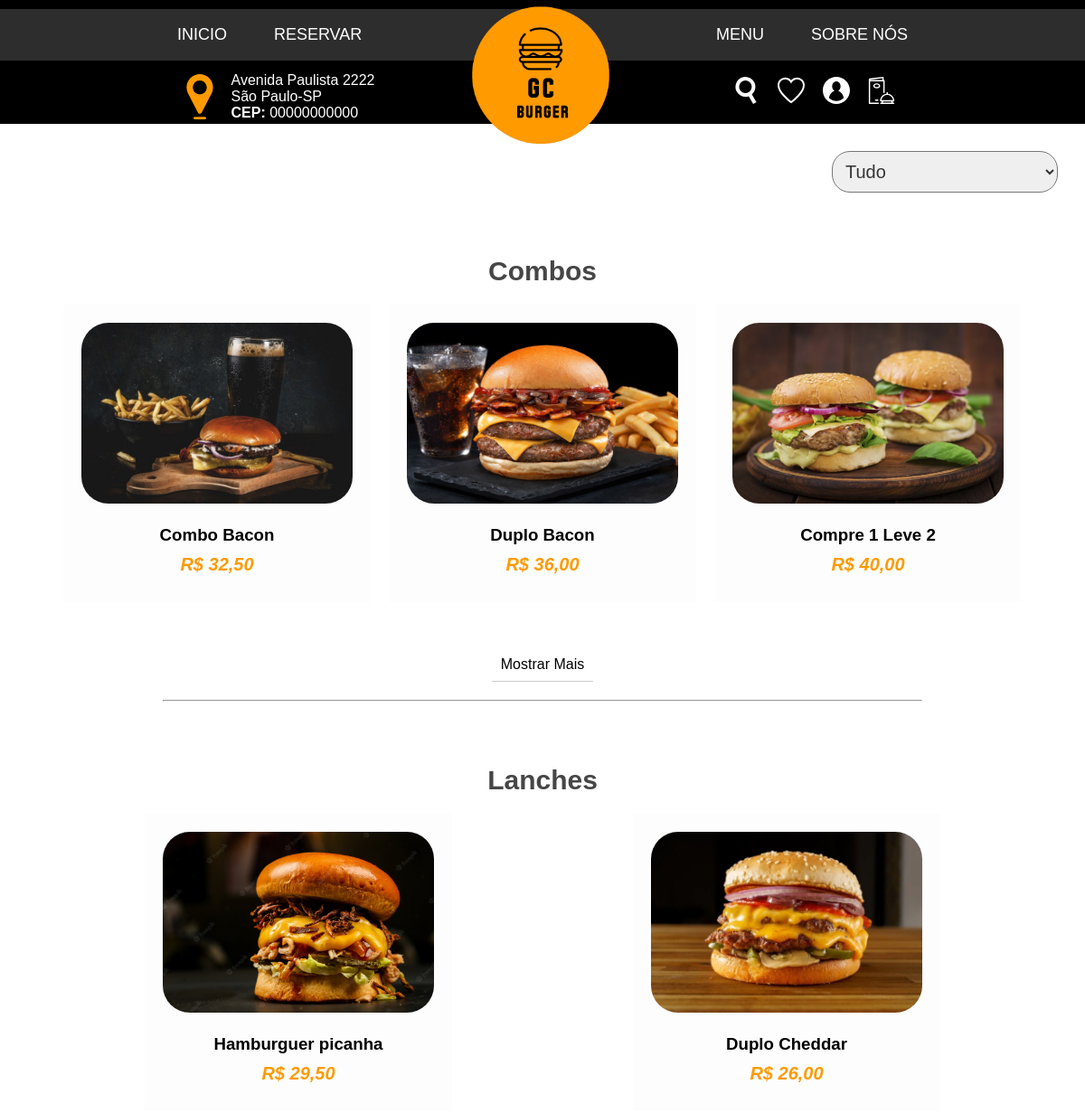
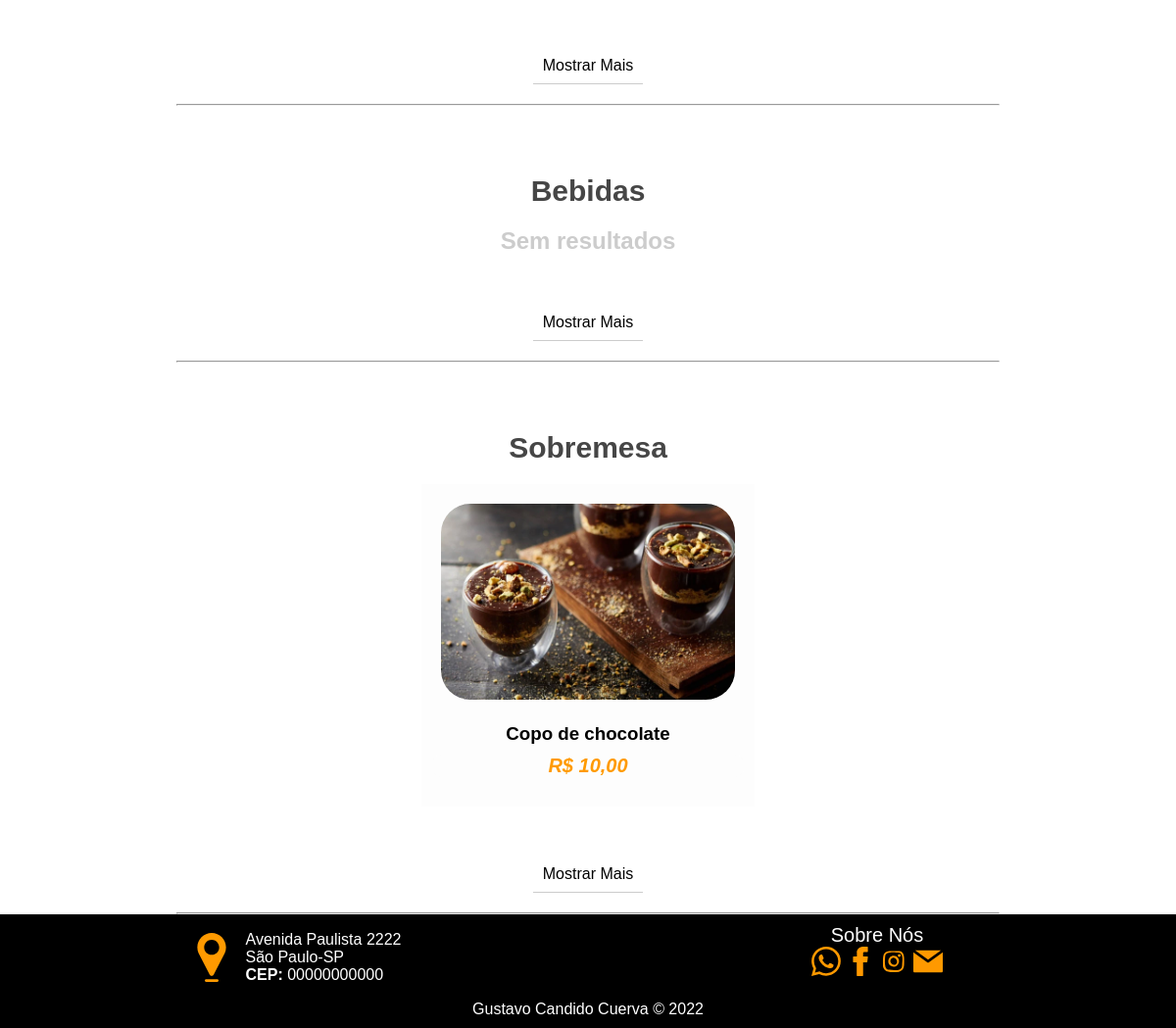
Page /menu.php on the committed database (2 pictures, top to bottom).
### tables this page shows
CREATE TABLE `categoria` (
  `id_categoria` int(11) NOT NULL,
  `categoria` varchar(100) NOT NULL,
  `nome_categoria` varchar(100) NOT NULL,
  `img` varchar(200) NOT NULL,
  `data_cadastro` date NOT NULL
);

CREATE TABLE `produtos` (
  `id` int(11) NOT NULL,
  `id_categoria` int(11) NOT NULL,
  `categoria` varchar(100) NOT NULL,
  `nome` varchar(100) NOT NULL,
  `nome_produto` varchar(100) NOT NULL,
  `descricao` text NOT NULL,
  `imagem` varchar(200) NOT NULL,
  `valor` varchar(10) NOT NULL,
  `data_cadastro` date NOT NULL
);

### menu.php (the view, shortened to what this page needs)
<?php
    include_once("config/conexao.php");
    $consulta_categorias = $conexao->query("SELECT * FROM categoria");
    $cat = $consulta_categorias->fetchAll(PDO::FETCH_ASSOC);
?>
<!DOCTYPE html>
<html lang="pt">
<head>
    <link rel="stylesheet" href="css/style.css">
    <link rel="stylesheet" href="css/menu.css">
</head>
<body>
    <header class="cabecalho" style="border-radius: 0;">
        <nav class="menu">
            <img src="img/Logo2.png" class="logo">
            <ul>
                <a href="index.php"><li>INICIO</li></a>
                <a href="reservas.php"><li>RESERVAR</li></a>
            </ul>
            <ul>
                <a href="menu.php"><li>MENU</li></a>
                <a href="sobre.php"><li>SOBRE NÓS</li></a>
            </ul>
        </nav>
        <div class="menu-inferior">
            <div class="endereco">
                <img src="icons/location-svgrepo-com.svg" class="localizacao_img">
                <div class="endereco_rua">
                    <p>Avenida Paulista 2222 </p>
                    <p>São Paulo-SP</p>
                    <p><strong>CEP:</strong> 00000000000</p>
                </div>
            </div>
            <div class="menu-usuario">
                <a><img src="icons/search-svgrepo-com.svg" class="lupa" alt=""></a>
                <a href="favoritos.php"><img src="icons/favorite-svgrepo-com.svg" alt=""></a>
                <?php
                    if (isset($_SESSION['usuario'])) {
                        ?>
                    <a onclick="mostrar_opc_usuario()"><img src="icons/user-svgrepo-com.svg" alt=""></a>
                    <div class="opc_usuario" style="display: none;">
                    <?php
                        if ($_SESSION['permissao'] == 1) {
                            ?>
                        <a href="admin/painel.php">Painel admin</a>
                            <?php
                        }
                    ?>
                        <a href="meus_dados.php">Meus dados</a>
                        <a href="processos/sair.php">Sair</a>
                    </div>
                        <?php
                    }else{
                        ?>
                    <a href="login.php"><img src="icons/user-svgrepo-com.svg" alt=""></a>
                        <?php
                    }
                ?>
                <a href="minhas_reservas.php"><img src="icons/menu-svgrepo-com.svg" alt=""></a>
            </div>
        </div>
    </header>
    <main class="corpo">
        <form action="#" method="post" class="filtro">
            <select name="filtro" id="filtro" onchange="filtro_menu(this.value)">
                    <option value="1">Tudo</option>
            </select>
        </form>
        <?php
            foreach ($cat as $key => $categorias) {
                $consulta_produtos = $conexao->query("SELECT * FROM produtos WHERE id_categoria = ".$categorias['id_categoria']);
                $produtos = $consulta_produtos->fetchAll(PDO::FETCH_ASSOC);
                ?>
                    <section class="destaque destaque_menu">
                        <h2><?=$categorias['categoria']?></h2>
                        <div class="produtos produtos_menu ">
                            <?php
                        if ($consulta_produtos->rowCount()>0) {
                            foreach ($produtos as $i => $prod) {
                                ?>
                                <a href="produto.php?p=<?=md5($prod['id'])?>">
                                    <div class="produto produto_menu ">
                                        <img src="<?=$prod['imagem']?>" alt="">
                                        <h3><?=$prod['nome']?></h3>
                                        <p class="preco">R$ <?=$prod['valor']?></p>
                                    </div>
                                </a>
                                <?php
                            }
                        }else{
                           ?>
                                <h1 style="color:#ccc;">Sem resultados</h1>
                           <?php
                        }
                            ?>
                    </section>
                    <p class="mostrar_mais" style="width: 100%; text-align:center; margin: 30px auto;"><span onclick="mostrar(<?=$key?>)">Mostrar Mais</span></p>
                    <hr>
                <?php
            }
        ?>
    </main>
    <footer>
        <div class="itens-rodape">
            <div class="endereco">
                <img src="icons/location-svgrepo-com.svg" class="localizacao_img">
                <div class="endereco_rua">
                    <p>Avenida Paulista 2222 </p>
                    <p>São Paulo-SP</p>
                    <p><strong>CEP:</strong> 00000000000</p>
                </div>
            </div>
                <div class="sobre-nos">
                    <a href="">Sobre Nós</a>
                    <div class="social-midia">
                        <a href=""><img src="icons/whatsapp-svgrepo-com.svg" alt=""></a>
                        <a href=""><img src="icons/facebook-svgrepo-com.svg" alt=""></a>
                        <a href=""><img src="icons/instagram-svgrepo-com.svg" alt=""></a>
                        <a href=""><img src="icons/email-svgrepo-com.svg" alt=""></a>
                    </div>
                </div>
        </div>
        <p class="copy">Gustavo Candido Cuerva &copy 2022</p>
    </footer>
</body>
</html>

### css/style.css (style rules this page uses)
* { margin: 0; padding: 0; box-sizing: border-box; font-family: "Raleway", sans-serif; }
header { background-color: black; padding-top: 10px; color: white; border-bottom-left-radius: 100%; border-bottom-right-radius: 100%; }
input, select, textarea { outline: none; }
.menu { display: flex; flex: wrap; background-color: rgb(45, 45, 45); color: white; overflow: visible; justify-content: center; }
.menu ul { margin: auto; display: flex; flex: wrap; list-style: none; }
.menu a { color: white; text-decoration: none; margin: 8px 16px; font-size: 18px; padding: 10px; }
.logo { width: 170px; height: 170px; display: block; margin: -10px auto; position: absolute; }
.menu-inferior { display: flex; flex: wrap; }
.endereco { display: flex; flex: wrap; justify-content: center; flex: 1; margin-top: 10px; }
.endereco_rua { margin: auto 0; }
.localizacao_img { width: 50px; margin: 0 10px; }
.menu-usuario { margin: 10px 0; flex: 1; display: flex; justify-content: center; flex-wrap: wrap; align-items: center; }
.menu-usuario img { width: 30px; }
.menu-usuario a { margin: 0 10px; cursor: pointer; }
main hr { width: 70%; margin: auto; }
.destaque { text-align: center; margin: 20px; padding: 30px 0; }
.destaque h2 { font-size: 30px; margin: 20px 0 ; color: #464646; }
.produtos { display: flex; justify-content: center; flex-wrap: wrap; margin: 0 40px; }
.produtos a { text-decoration: none; color: #000; }
.produto { background-color: rgb(253, 253, 253); margin: 0 auto; text-align: center; cursor: pointer; padding-bottom: 20px; }
.preco { margin: 10px; font-size: 20px; color: #ff9a00; font-weight: bolder; font-style: italic; background-color: rgb(253, 253, 253); border-radius: 30px; }
.produto img { width: 300px; height: 200px; margin: 20px; border-radius: 30px; }
.reserva div, a { margin: auto; }
footer { background-color: #000; color: white; }
.itens-rodape { display: flex; flex-wrap: wrap; justify-content: center; align-items: center; }
.itens-rodape > div { flex: 1 }
.sobre-nos { flex: 1; margin: 10px; display: flex; flex-direction: column; justify-content: center; }
.sobre-nos a { color: white; font-size: 20px; text-decoration: none; }
.social-midia { text-align: center; }
.social-midia img { width: 30px; }
.copy { padding: 10px; text-align: center; }
@media screen and (min-width: 769px) { .menu { height: auto; } }

### css/menu.css (style rules this page uses)
.filtro { width: 100%; padding-top: 30px; padding-right: 30px; display: flex; justify-content: right; }
.filtro select { width: 250px; padding: 10px; font-size: 20px; color: rgb(52, 52, 52); border-radius: 20px; }
.produtos_menu { overflow: hidden; max-height: 329px; height: auto; transition: 1s; }
.mostrar_mais { margin-top: 20px; }
.mostrar_mais span { cursor: pointer; padding: 10px; border-bottom: 1px solid #ccc; text-align: center; }

### rows in the picture
categoria: categoria "Combos"
produtos: imagem (picture), nome "Combo Bacon", valor "32,50"
produtos: imagem (picture), nome "Duplo Bacon", valor "36,00"
produtos: imagem (picture), nome "Compre 1 Leve 2", valor "40,00"
categoria: categoria "Lanches"
produtos: imagem (picture), nome "Hamburguer picanha", valor "29,50"
produtos: imagem (picture), nome "Duplo Cheddar", valor "26,00"
categoria: categoria "Bebidas", shows "Sem resultados"
categoria: categoria "Sobremesa"
produtos: imagem (picture), nome "Copo de chocolate", valor "10,00"
